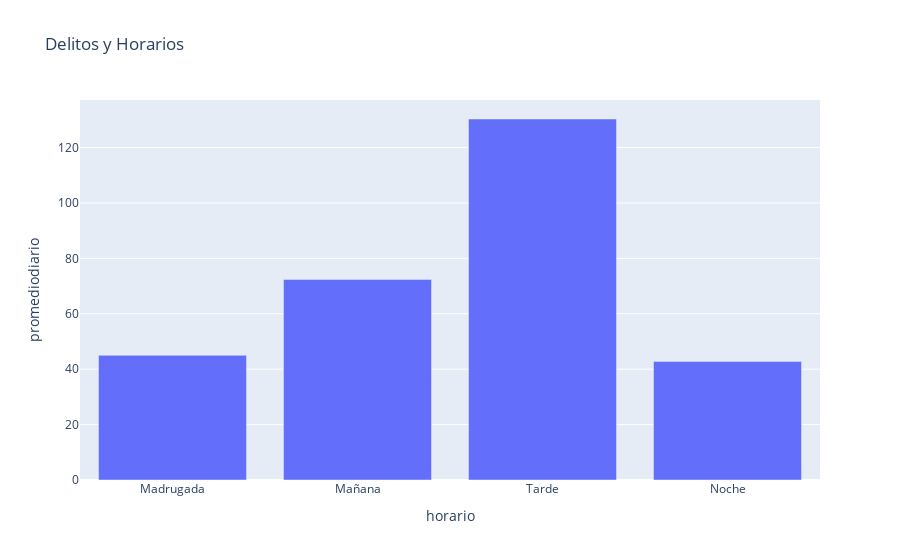

Source (notebook cell):
### Code cell
fig = px.bar(con4, x="horario", y="promediodiario", title="Delitos y Horarios")
fig.update_xaxes(categoryorder='array', categoryarray=["Madrugada","Mañana", "Tarde", "Noche"])
fig.show()

### Figure 1 — Plotly figure (JSON) as saved in the notebook; plotly's stock layout.template omitted (floating-point values rounded to 4 significant figures)
{"data": [{"alignmentgroup": "True", "hovertemplate": "horario=%{x}<br>promediodiario=%{y}<extra></extra>", "legendgroup": "", "marker": {"color": "#636efa", "pattern": {"shape": ""}}, "name": "", "offsetgroup": "", "orientation": "v", "showlegend": false, "textposition": "auto", "type": "bar", "x": ["Tarde", "Mañana", "Madrugada", "Noche"], "xaxis": "x", "y": [130.3, 72.4, 45, 42.8], "yaxis": "y"}], "layout": {"barmode": "relative", "legend": {"tracegroupgap": 0}, "title": {"text": "Delitos y Horarios"}, "xaxis": {"anchor": "y", "categoryarray": ["Madrugada", "Mañana", "Tarde", "Noche"], "categoryorder": "array", "domain": [0, 1], "title": {"text": "horario"}}, "yaxis": {"anchor": "x", "domain": [0, 1], "title": {"text": "promediodiario"}}}}
